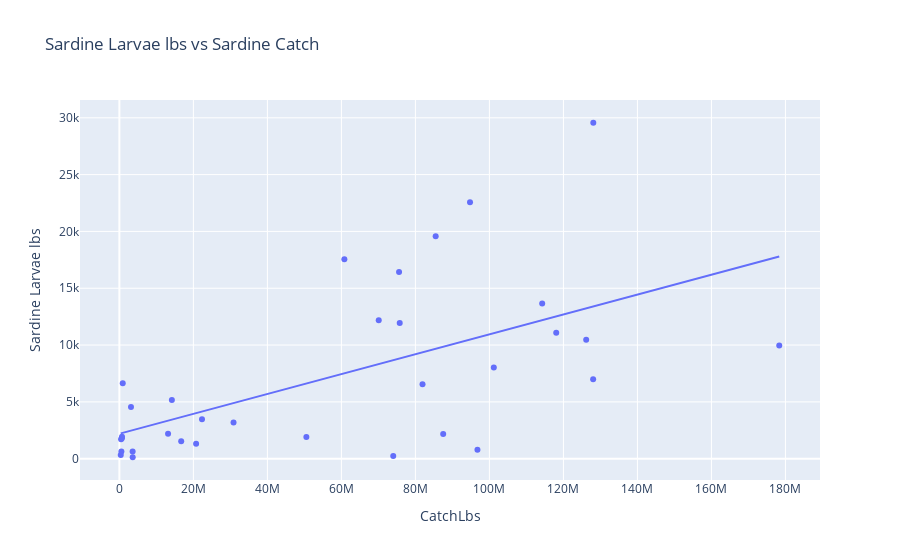

The notebook cell saved with this chart:
### Markdown cell above
We want to see if there is any relationships between sardine larvae and sardine catch. We can propose our hypothesis as that there is a linear correlation between these two variables: as there is more sardine larvae to be found within a single given year, it is expected that there is more sardine to be caught that year and vice versa. We can visualize this as follows:

### Code cell
X = sardine_data['CatchLbs'].values.reshape(-1,1)
Y = sardine_data['Sardine Larvae lbs'].values.reshape(-1,1)
linear_regressor = LinearRegression()
linear_regressor.fit(X, Y)
Y_pred = linear_regressor.predict(X)
Y = np.array(Y).reshape(-1,)
X = np.array(X).reshape(-1,)
rmse = mean_squared_error(Y, Y_pred, squared=False)

fig = px.scatter(sardine_data, x='CatchLbs', y='Sardine Larvae lbs', trendline="ols", title ='Sardine Larvae lbs vs Sardine Catch')
fig.show()
print("Pearson Correlation:", stats.pearsonr(X, Y), "Root Mean Squared Error: ", rmse)

### Figure 1 — Plotly figure (JSON) as saved in the notebook; plotly's stock layout.template omitted (floating-point values rounded to 4 significant figures)
{"data": [{"hovertemplate": "CatchLbs=%{x}<br>Sardine Larvae lbs=%{y}<extra></extra>", "legendgroup": "", "marker": {"color": "#636efa", "symbol": "circle"}, "mode": "markers", "name": "", "orientation": "v", "showlegend": false, "type": "scatter", "x": [707585, 461755, 899724, 3134151, 14182046, 20735063, 30849762, 22326632, 87510828, 70086201, 94759414, 85479461, 128080138, 118056834, 114267247, 128035475, 75762548, 96768856, 75585847, 101189339, 178334197, 126156964, 81927250, 74010908, 60800471, 50531814, 13154107, 16705045, 3575961, 367551, 666988, 542672, 3595952], "xaxis": "x", "y": [1924.0, 1706.0, 6646.0, 4541.0, 5171.0, 1327.0, 3185.0, 3483.0, 2169.0, 12180.0, 22580.0, 19580.0, 29560.0, 11080.0, 13660.0, 6994.0, 11930.0, 795.7, 16430.0, 8025.0, 9952.0, 10480.0, 6549.0, 249.3, 17560.0, 1919.0, 2196.0, 1542.0, 633.6, 317.5, 1795.0, 629.1, 128.5], "yaxis": "y"}, {"hovertemplate": "<b>OLS trendline</b><br>Sardine Larvae lbs = 8.75084e-05 * CatchLbs + 2195.66<br>R<sup>2</sup>=0.355866<br><br>CatchLbs=%{x}<br>Sardine Larvae lbs=%{y} <b>(trend)</b><extra></extra>", "legendgroup": "", "marker": {"color": "#636efa", "symbol": "circle"}, "mode": "lines", "name": "", "showlegend": false, "type": "scatter", "x": [367551, 461755, 542672, 666988, 707585, 899724, 3134151, 3575961, 3595952, 13154107, 14182046, 16705045, 20735063, 22326632, 30849762, 50531814, 60800471, 70086201, 74010908, 75585847, 75762548, 81927250, 85479461, 87510828, 94759414, 96768856, 101189339, 114267247, 118056834, 126156964, 128035475, 128080138, 178334197], "xaxis": "x", "y": [2228.0, 2236.0, 2243.0, 2254.0, 2258.0, 2274.0, 2470.0, 2509.0, 2510.0, 3347.0, 3437.0, 3657.0, 4010.0, 4149.0, 4895.0, 6618.0, 7516.0, 8329.0, 8672.0, 8810.0, 8826.0, 9365.0, 9676.0, 9854.0, 10490.0, 10660.0, 11050.0, 12200.0, 12530.0, 13240.0, 13400.0, 13400.0, 17800.0], "yaxis": "y"}], "layout": {"legend": {"tracegroupgap": 0}, "title": {"text": "Sardine Larvae lbs vs Sardine Catch"}, "xaxis": {"anchor": "y", "domain": [0, 1], "title": {"text": "CatchLbs"}}, "yaxis": {"anchor": "x", "domain": [0, 1], "title": {"text": "Sardine Larvae lbs"}}}}
